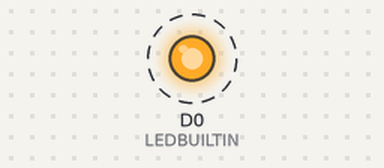
This sketch was run on a simulated ESP8266 (NodeMCU). Shown: output pins drawn as LEDs (lit = HIGH). Dashed ring = blinking. WiFi joins after 1.5 s; servers stay silent unless stated; the Firebase database answers and starts empty; what the sketch prints to the serial monitor is not drawn.

Above: at 10.3 s.
Timing chart, 0 to 13.0 s (numbered marks = the images above):
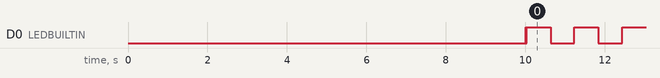

The sketch:

SDC_NewESP.ino
```cpp
#include <ESP8266WiFi.h>
#include <FirebaseArduino.h>
#include <Firebase.h>

#include <Ticker.h>  //Ticker Library

Ticker interrupt;
#define BUFFER  50
#define LEDBUILTIN D0


//#define FIREBASE_HOST "smartdis-f49ae.firebaseio.com"
//#define FIREBASE_AUTH "sxTbbdGxGuEiS30FjNpqpoVRIadB2WgExRk5woAR"

//#define FIREBASE_HOST "smartdisastercompanion-714c4.firebaseio.com"
//#define FIREBASE_AUTH "tSnFs5rUy862Gjr6DLluZcwCVHB5DSN6mLoVnCma"
//#define FIREBASE_AUTH   "dYvCq162RPegfqSf3For3GfgSz6SJX134lFaxQWQ"
//#define FIREBASE_AUTH   "bavHpwWBgrIHzPt71D0Cteu7J7EBI5weFQJj3I8T"


#define FIREBASE_HOST "smartdisastercompanion-714c4.firebaseio.com"
#define FIREBASE_AUTH "dYvCq162RPegfqSf3For3GfgSz6SJX134lFaxQWQ"

//#define FIREBASE_HOST "smartdisaster-a180c.firebaseio.com"
//#define FIREBASE_AUTH "lsajM4OtCdSmMwRKe30mmArzu2YmhsDBQ5EwPuiI"


//#define WIFI_SSID "SDC-Hotspot" // Change the name of your WIFI
//#define WIFI_PASSWORD "poiuytrewq" // Change the password of your WIFI
//#define WIFI_SSID "Haqi" // Change the name of your WIFI
//#define WIFI_PASSWORD "muhabdulhaq" // Change the password of your WIFI
//#define WIFI_SSID "nodemcu" // Change the name of your WIFI
//#define WIFI_PASSWORD "passwordnodemcu" // Change the password of your WIFI
#define WIFI_SSID "SW2D" // Change the name of your WIFI
#define WIFI_PASSWORD "12345678" // Change the password of your WIFI


float latitude = 28.5458,longitude =77.1703;int fireState=0;

char last;
char indeks1[BUFFER];
char indeks2[BUFFER];
char indeks3[BUFFER];

char j;

char buff[BUFFER];

char variable;
//


void setup() {
   // put your setup code here, to run once:
  Serial.begin(115200);

  // connect to wifi.
  WiFi.begin(WIFI_SSID, WIFI_PASSWORD);
  Serial.print("connecting");
  while (WiFi.status() != WL_CONNECTED) {
    Serial.print(".");
    delay(500);
  }
  Serial.println();
  Serial.print("connected: ");
  Serial.println(WiFi.localIP());

  Firebase.begin(FIREBASE_HOST, FIREBASE_AUTH);
  delay(2000);

for(char i=0;i<10;i++){
   // get value

  Serial.print("ConnectFlag: ");
  float data;

  data = Firebase.getFloat("connectFlag");
  Serial.println(data);
  //if(data!=1){ Firebase.begin(FIREBASE_HOST, FIREBASE_AUTH);}
  delay(500);


}
  pinMode(LEDBUILTIN,OUTPUT);

  digitalWrite(LEDBUILTIN,LOW);
  delay(10);
  digitalWrite(LEDBUILTIN,HIGH);
  delay(10);
  digitalWrite(LEDBUILTIN,LOW);
  delay(10);
  digitalWrite(LEDBUILTIN,HIGH);


   //Interrupt handler 1ms
   interrupt.attach_ms(1, interruptHandler);


}


int intervalTime=100;
void loop() {
 static int nowTime,prevTime;


  nowTime = millis();
  // put your main code here, to run repeatedly:
if(nowTime-prevTime>intervalTime){

  //if(Firebase.getFloat("connectFlag")){
  Firebase.getFloat("connectFlag");

  Firebase.setFloat ("users/-LVYjfOXuFxSGghwi3bl/dtLat",latitude);
  if(Firebase.failed()){//Serial.println("Lat Error = " + Firebase.error());
}
  Firebase.setFloat ("users/-LVYjfOXuFxSGghwi3bl/dtLon",longitude);
  if(Firebase.failed()){//Serial.println("Long Error = " + Firebase.error());
}
  Firebase.setInt ("users/-LVYjfOXuFxSGghwi3bl/dtApi",fireState);
  if(Firebase.failed()){//Serial.println("api =  " + Firebase.error());
}

  //}

  digitalWrite(LEDBUILTIN, !(digitalRead(LEDBUILTIN)));  //Invert Current State of LED
prevTime = nowTime;
}
}


void interruptHandler()
{static char flag1,flag2,flag3;
  static int countSerial ,flagSerial;
   if(Serial.available()>0){

     byte incomingByte = Serial.read();

    if(incomingByte=='#'){
      countSerial=0;flagSerial=1;last=1;}
    else {
      countSerial++;
      if(countSerial<BUFFER){
           buff[countSerial] = incomingByte;
          }
      }

    //Parsing serial
      if(incomingByte=='!' && flagSerial == 1){ flagSerial = 0;

        for (int i=1; i<=3; i++) //jumlah data
        {
          for (j=0; j<11; j++) //panjang data
         {
                    if (buff[j+last]==',' || buff[j+last]=='!'||buff[j+last]=='\0') {
                      last = last + j + 1;
                      break;
                      }

                    switch (i) {
                      case 1: indeks1[j] = buff[j+last];
                      case 2: indeks2[j] = buff[j+last];
                      case 3: indeks3[j] = buff[j+last];
                    }
          }


              switch (i) {
                case 1: indeks1[j] = '\0';
                case 2: indeks2[j] = '\0';
                case 3: indeks3[j] = '\0';

              }

     }

      latitude         =atof(indeks1);
      longitude        =atof(indeks2);
      fireState        =atoi(indeks3);


//  Serial.print("Latitude = ");
//  Serial.print(latitude);
//
//  Serial.print(" || Longitude = ");
//  Serial.print(longitude);
//
//  Serial.print(" || fireState = ");
//  Serial.println(fireState);


      }

  }
//
//
wdt_reset();

}
```

Measured:
- by itself, D0 (LEDBUILTIN): repeats every 1.2 s: HIGH 0.60 s, LOW 0.60 s
